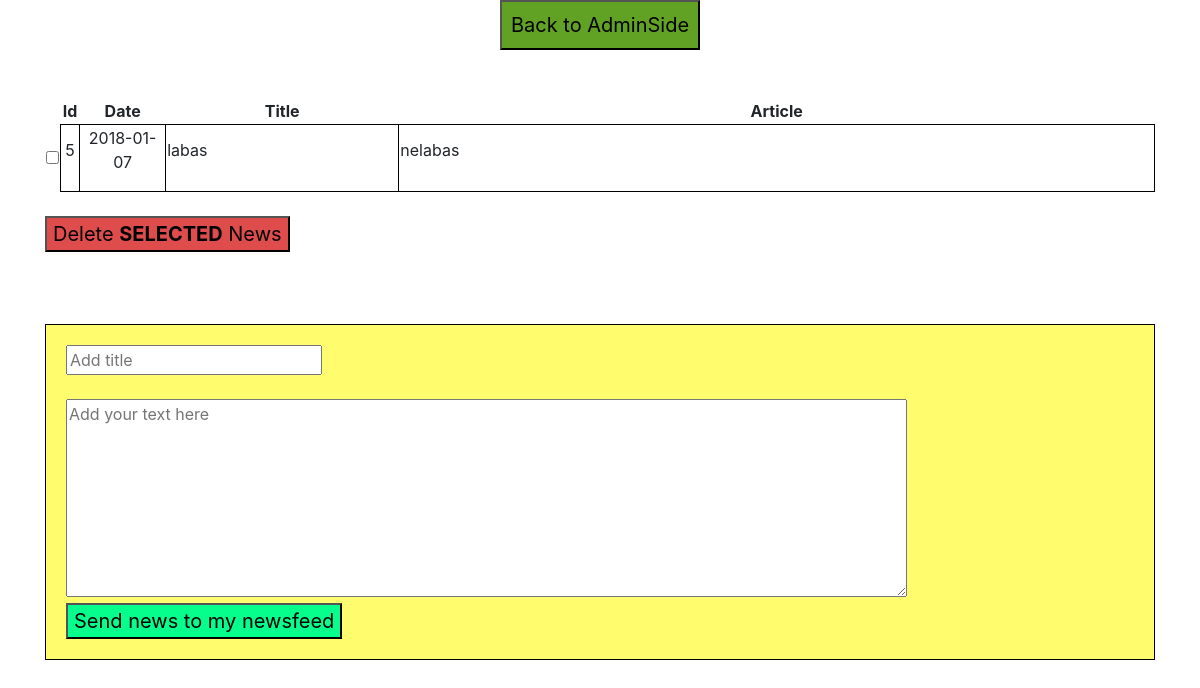
The app's page /php/edit_news.php, older data.
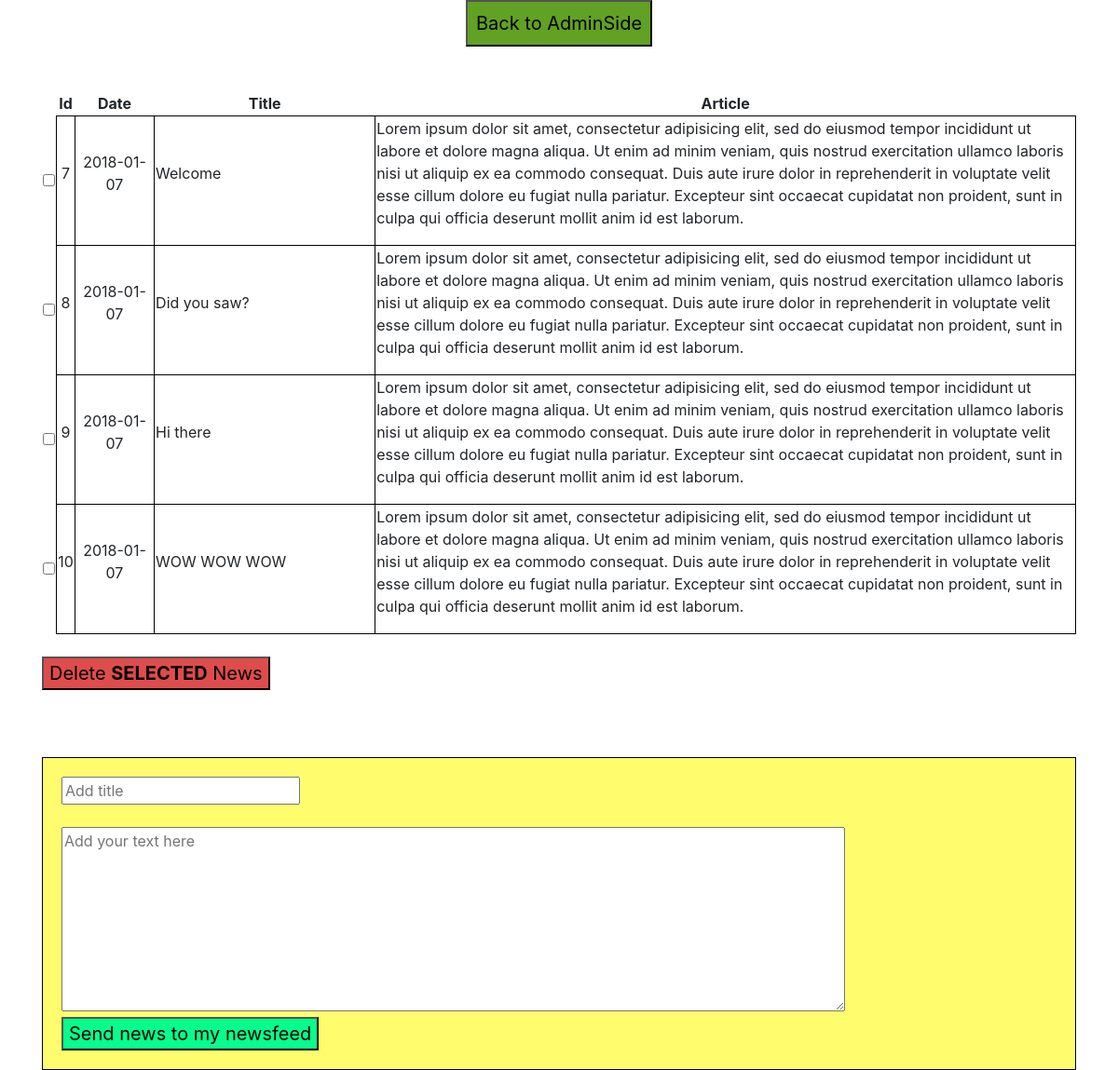
The same page, newer data.
### tables this page shows
CREATE TABLE `newsfeed` (
  `id` int(11) NOT NULL,
  `date` date NOT NULL,
  `title` varchar(255) NOT NULL,
  `content` longtext NOT NULL
);

### php/database_functions.php (called while the page is built, shortened)
<?php
function getNews ($connect) {
    $my_sql = "SELECT * FROM newsfeed";
    $result = mysqli_query($connect, $my_sql);
    return $result;
    }
 ?>

### php/edit_news.php (the view, shortened to what this page needs)
<!DOCTYPE html>
<html>
  <head>
    <link rel="stylesheet" href="../libs/bootstrap/css/bootstrap.min.css">
    </head>
  <body>
    <?php
    include_once ('database_functions.php');
     ?>
    <div class="container">
      <div style="display: flex; justify-content: center">
      <input type="button" style="width: 200px; height: 50px; font-size: 20px; background-color: rgb(97, 161, 36)" onclick="location.href='admin.php';" value="Back to AdminSide" />
      </div>
      <br>
      <br>
      <form class="" action="upload_news.php" method="post">
          <table>
              <tr>
                  <th class="text-center"></th>
                  <th class="text-center">Id</th>
                  <th class="text-center">Date</th>
                  <th class="text-center">Title</th>
                  <th class="text-center">Article</th>
              </tr>
              <?php
              $result = getNews ($connection);
              while ($row = mysqli_fetch_array($result)){ ?>
              <tr>
                  <td ><input class="text-center" type="checkbox" name="checkedNews[]" value="<?php echo $row['id'] ?>"></td>
                  <td class="text-center" style="width: 20px; border: 1px solid #000"> <p><?php echo($row['id']) ?></p></td>
                  <td class="text-center" style="width: 100px; border: 1px solid #000"> <p><? echo($row['date']) ?></p></td>
                  <td class="" style="width: 300px; border: 1px solid #000"> <p><? echo($row['title']) ?></p></td>
                  <td class="" style="width: 1000px; border: 1px solid #000"> <p><? echo($row['content']) ?></p></td>
              </tr>
              <?php } ?>
          </table>
          <br>
          <button style="font-size: 20px; background-color: rgb(223, 76, 76)" type="submit" name="deleteSelectedNews">Delete <b>SELECTED</b> News</button>
      </form>
      <br>
      <br>
      <br>
      <div class="" style="padding: 20px; border: 1px solid #000; background-color: rgba(255, 252, 1, 0.57)">
      <form class="" action="upload_news.php" method="post">
        <input type="text" name="title" value="" placeholder="Add title">
        <br>
        <br>
        <textarea type="text" name="content" rows="8" cols="80" placeholder="Add your text here"></textarea>
        <br>
        <button style="font-size: 20px; background-color: rgb(6, 254, 141)" type="submit" name="sumbited_news">Send news to my newsfeed</button>
      </form>
    </div>
    </div>
  </body>
</html>

Row changes from the older to the newer data that the page shows:
removed newsfeed: id "5", date "2018-01-07", title "labas", content "nelabas"
added newsfeed: id "7", date "2018-01-07", title "Welcome", content "Lorem ipsum dolor sit amet, consectetur adipisicing elit, sed do eiusmod tempor incididunt ut labore et dolore magna aliqua. Ut enim ad minim veniam, quis nostrud exercitation ullamco laboris nisi ut aliquip ex ea commodo consequat. Duis aute irure dolor in reprehenderit in voluptate velit esse cillum dolore eu fugiat nulla pariatur. Excepteur sint occaecat cupidatat non proident, sunt in culpa qui officia deserunt mollit anim id est laborum."
added newsfeed: id "8", date "2018-01-07", title "Did you saw?", content "Lorem ipsum dolor sit amet, consectetur adipisicing elit, sed do eiusmod tempor incididunt ut labore et dolore magna aliqua. Ut enim ad minim veniam, quis nostrud exercitation ullamco laboris nisi ut aliquip ex ea commodo consequat. Duis aute irure dolor in reprehenderit in voluptate velit esse cillum dolore eu fugiat nulla pariatur. Excepteur sint occaecat cupidatat non proident, sunt in culpa qui officia deserunt mollit anim id est laborum."
added newsfeed: id "9", date "2018-01-07", title "Hi there", content "Lorem ipsum dolor sit amet, consectetur adipisicing elit, sed do eiusmod tempor incididunt ut labore et dolore magna aliqua. Ut enim ad minim veniam, quis nostrud exercitation ullamco laboris nisi ut aliquip ex ea commodo consequat. Duis aute irure dolor in reprehenderit in voluptate velit esse cillum dolore eu fugiat nulla pariatur. Excepteur sint occaecat cupidatat non proident, sunt in culpa qui officia deserunt mollit anim id est laborum."
added newsfeed: id "10", date "2018-01-07", title "WOW WOW WOW", content "Lorem ipsum dolor sit amet, consectetur adipisicing elit, sed do eiusmod tempor incididunt ut labore et dolore magna aliqua. Ut enim ad minim veniam, quis nostrud exercitation ullamco laboris nisi ut aliquip ex ea commodo consequat. Duis aute irure dolor in reprehenderit in voluptate velit esse cillum dolore eu fugiat nulla pariatur. Excepteur sint occaecat cupidatat non proident, sunt in culpa qui officia deserunt mollit anim id est laborum."
